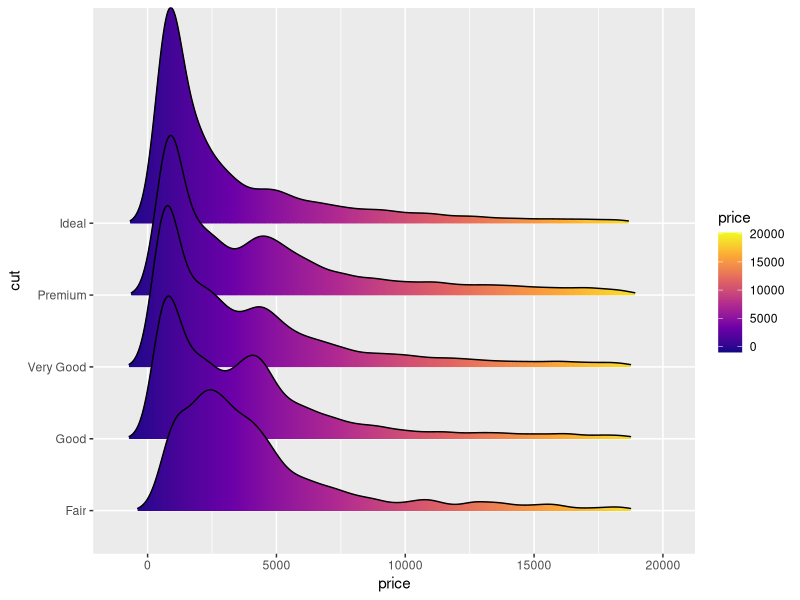

Recreate this plot in R.
## ---- chunk 1
knitr::opts_chunk$set(fig.pos = 'H',
                      fig.asp = 0.618,
                      fig.width = 4,
                      fig.cap = "", 
                      fig.path = "",
                      dpi = 96,
                      message = FALSE,
                      echo = FALSE)
## ---- chunk 2
library(ggridges)
library(tidyverse)
data(diamonds)


ggplot(diamonds, aes(x = price, y = cut, fill = stat(x))) +
  geom_density_ridges_gradient(scale = 3, rel_min_height = 0.01) +
  scale_fill_viridis_c(name = "price", option = "C") 
